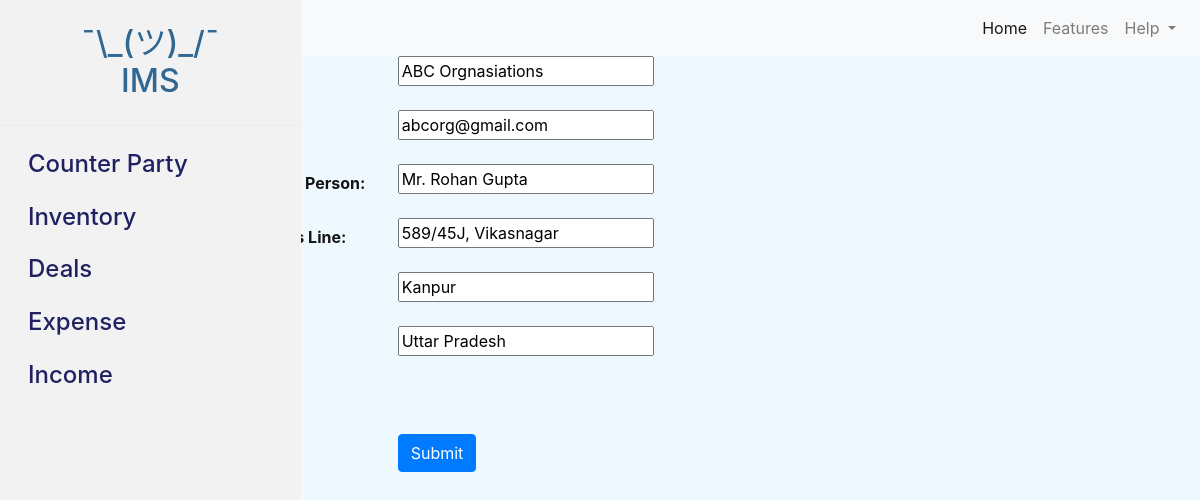
Screenshot of /counterparty/edit/1/ with the database file from the repository.
### inventoryMgtSys/models.py (models this page shows, shortened)
class CounterParty(models.Model):
    name = models.CharField(max_length=255)
    email = models.EmailField()
    contact_person = models.CharField(max_length=255)
    address_line = models.CharField(max_length=255)
    city = models.CharField(max_length=100)
    state = models.CharField(max_length=100)
    active = models.BooleanField(default=True)

### inventoryMgtSys/views.py (the view)
# urls.py: path('counterparty/edit/<int:pk>/', views.counterparty_edit, name='counterparty_edit'),
def counterparty_edit(request, pk):
   counterparty = get_object_or_404(CounterParty, pk=pk)
   if request.method == 'POST':
       form = CounterPartyForm(request.POST, instance=counterparty)
       if form.is_valid():
           form.save()
           return redirect('counterparty_list')
   else:
       form = CounterPartyForm(instance=counterparty)
   return render(request, 'counterparty_form.html', {'form': form})

### inventoryMgtSys/forms.py
class CounterPartyForm(forms.ModelForm):
    class Meta:
        model = CounterParty
        fields = '__all__'
        exclude = ['active']

### inventoryMgtSys/templates/counterparty_form.html (shortened to what this page needs)
{% extends 'base.html' %}
{% block content %}
{% include 'navbar.html' %}
      {% include 'sidebar.html' %}
      <main role="main" class="col-md-9 ml-sm-auto col-lg-10 px-4">
        <div class="container">
            <form method="post">
              <div class="form-group row">
                <label for="id_name" class="col-sm-2 col-form-label highlight-label">Name:</label>
                <div class="col-sm-10">
                  {{ form.name }}
                </div>
              </div>
              <div class="form-group row">
                <label for="id_email" class="col-sm-2 col-form-label highlight-label">Email:</label>
                <div class="col-sm-10">
                  {{ form.email }}
                </div>
              </div>
              <div class="form-group row">
                <label for="id_contact_person" class="col-sm-2 col-form-label highlight-label">Contact Person:</label>
                <div class="col-sm-10">
                  {{ form.contact_person }}
                </div>
              </div>
              <div class="form-group row">
                <label for="id_address_line" class="col-sm-2 col-form-label highlight-label">Address Line:</label>
                <div class="col-sm-10">
                  {{ form.address_line }}
                </div>
              </div>
              <div class="form-group row">
                <label for="id_city" class="col-sm-2 col-form-label highlight-label">City:</label>
                <div class="col-sm-10">
                  {{ form.city }}
                </div>
              </div>
              <div class="form-group row">
                <label for="id_state" class="col-sm-2 col-form-label highlight-label">State:</label>
                <div class="col-sm-10">
                  {{ form.state }}
                </div>
              </div>
              <div class="form-group row">
                <label for="id_active" class="col-sm-2 col-form-label highlight-label">Active:</label>
                <div class="col-sm-10">
                </div>
              </div>
              <div class="form-group row">
                <div class="col-sm-10 offset-sm-2">
                  <button type="submit" class="btn btn-primary">Submit</button>
                </div>
              </div>
            </form>
        </div>
      </main>
{% endblock %}

### inventoryMgtSys/templates/base.html (style rules this page uses)
body { color: #306892; background-color: #eef8ff; }
.highlight-label { font-weight: bold; color: #131414; }

### rows the page displays
CounterParty: name "ABC Orgnasiations", email "abcorg@gmail.com", contact_person "Mr. Rohan Gupta", address_line "589/45J, Vikasnagar", city "Kanpur", state "Uttar Pradesh"
